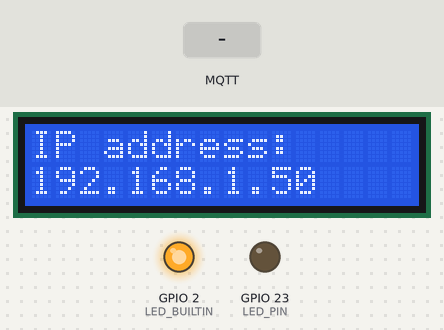
A sketch run on a simulated ESP32. Parts: 16×2 character LCD, output pins drawn as LEDs (lit = HIGH). The inputs (shaded band) are chosen by the test bench. WiFi joins after 1.5 s; servers stay silent unless stated; no MQTT or app messages arrive unless stated; what the sketch prints to the serial monitor is not drawn.

Above: at 7.7 s.
7.8 s: MQTT message "1" arrives on the first subscribed topic
At 8.3 s:
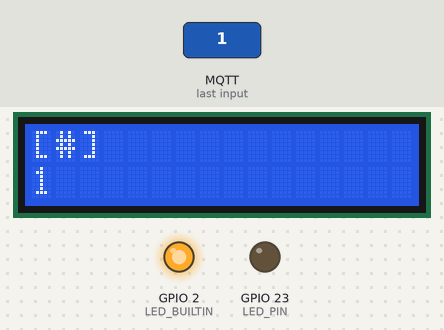
9.3 s: MQTT message "on" arrives on the first subscribed topic
At 10.5 s:
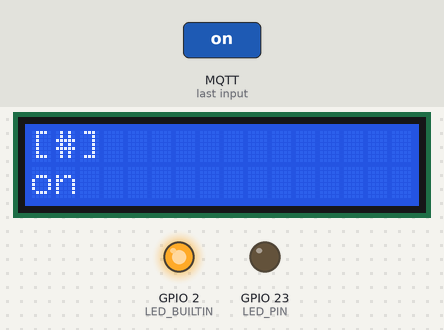
10.8 s: MQTT message "off" arrives on the first subscribed topic
At 11.9 s:
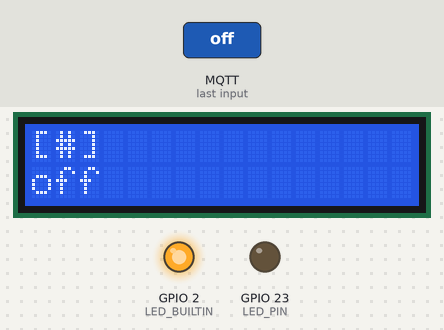
Timing chart, 0 to 13.8 s (numbered marks = the images above; inputs shaded):
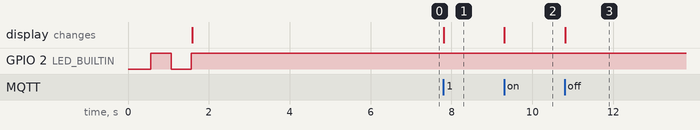

The sketch:

esp32_mqtt_lcd.ino
```cpp
#include <WiFi.h>
#include <PubSubClient.h>
#include <LiquidCrystal_I2C.h>


#define WIFI_STA_NAME "JUMP"
#define WIFI_STA_PASS "025260652"

#define MQTT_SERVER   "siriprapawat.trueddns.com"
#define MQTT_PORT     14283
// #define MQTT_USERNAME "esp32_1"
// #define MQTT_PASSWORD "123456"
#define MQTT_NAME     "ESP32_DISPLAY"

#define LED_PIN 23
#define LED_BUILTIN 2

WiFiClient client;
PubSubClient mqtt(client);

// set the LCD number of columns and rows
int lcdColumns = 16;
int lcdRows = 2;

// set LCD address, number of columns and rows
// if you don't know your display address, run an I2C scanner sketch
LiquidCrystal_I2C lcd(0x3F, lcdColumns, lcdRows);

// unsigned long previousMillis = 0;  // will store last time LED was updated
// const long interval = 1000;  // interval at which to blink (milliseconds)


void callback(char* topic, byte* payload, unsigned int length) {
  payload[length] = '\0';
  String topic_str = topic, payload_str = (char*)payload;
  Serial.println("[" + topic_str + "]: " + payload_str);

  // digitalWrite(LED_PIN, (payload_str == "ON") ? HIGH : LOW);
  lcd.clear();
  // set cursor to first column, first row
  lcd.setCursor(0, 0);
  // print message
  lcd.print("[" + topic_str + "]");
  // set cursor to first column, second row
  lcd.setCursor(0,1);
  lcd.print(payload_str);
}

void setup() {
  Serial.begin(115200);
  pinMode(LED_BUILTIN, OUTPUT);
  pinMode(LED_PIN, OUTPUT);

  // initialize LCD
  lcd.init();
  // turn on LCD backlight
  lcd.backlight();

  Serial.println();
  Serial.println();
  Serial.print("Connecting to ");
  Serial.println(WIFI_STA_NAME);

  WiFi.mode(WIFI_STA);
  WiFi.begin(WIFI_STA_NAME, WIFI_STA_PASS);

  while (WiFi.status() != WL_CONNECTED) {
    delay(500);
    Serial.print(".");
    digitalWrite(LED_BUILTIN, !digitalRead(LED_BUILTIN));
  }

  digitalWrite(LED_BUILTIN, HIGH);
  Serial.println("");
  Serial.println("WiFi connected");
  Serial.println("IP address: ");
  Serial.println(WiFi.localIP());

  lcd.clear();
  lcd.setCursor(0, 0);
  lcd.print("IP address:");
  lcd.setCursor(0, 1);
  lcd.print(WiFi.localIP());
  delay(5000);

  mqtt.setServer(MQTT_SERVER, MQTT_PORT);
  mqtt.setCallback(callback);
}

void loop() {
  if (mqtt.connected() == false) {
    Serial.print("MQTT connection... ");
    if (mqtt.connect(MQTT_NAME)) {
    // if (mqtt.connect(MQTT_NAME, MQTT_USERNAME, MQTT_PASSWORD)) {
      Serial.println("connected");
      mqtt.subscribe("#");
    } else {
      Serial.println("failed");
      delay(5000);
    }
  } else {
    mqtt.loop();
  }

  // unsigned long currentMillis = millis();
  // if (currentMillis - previousMillis >= interval) {
  //   // save the last time you blinked the LED
  //   previousMillis = currentMillis;


  // }

}
```

Measured:
- after the input at 7.8 s, the display: changes at once (image 1)
- after the input at 9.3 s, the display: changes at once (image 2)
- after the input at 10.8 s, the display: changes at once (image 3)
